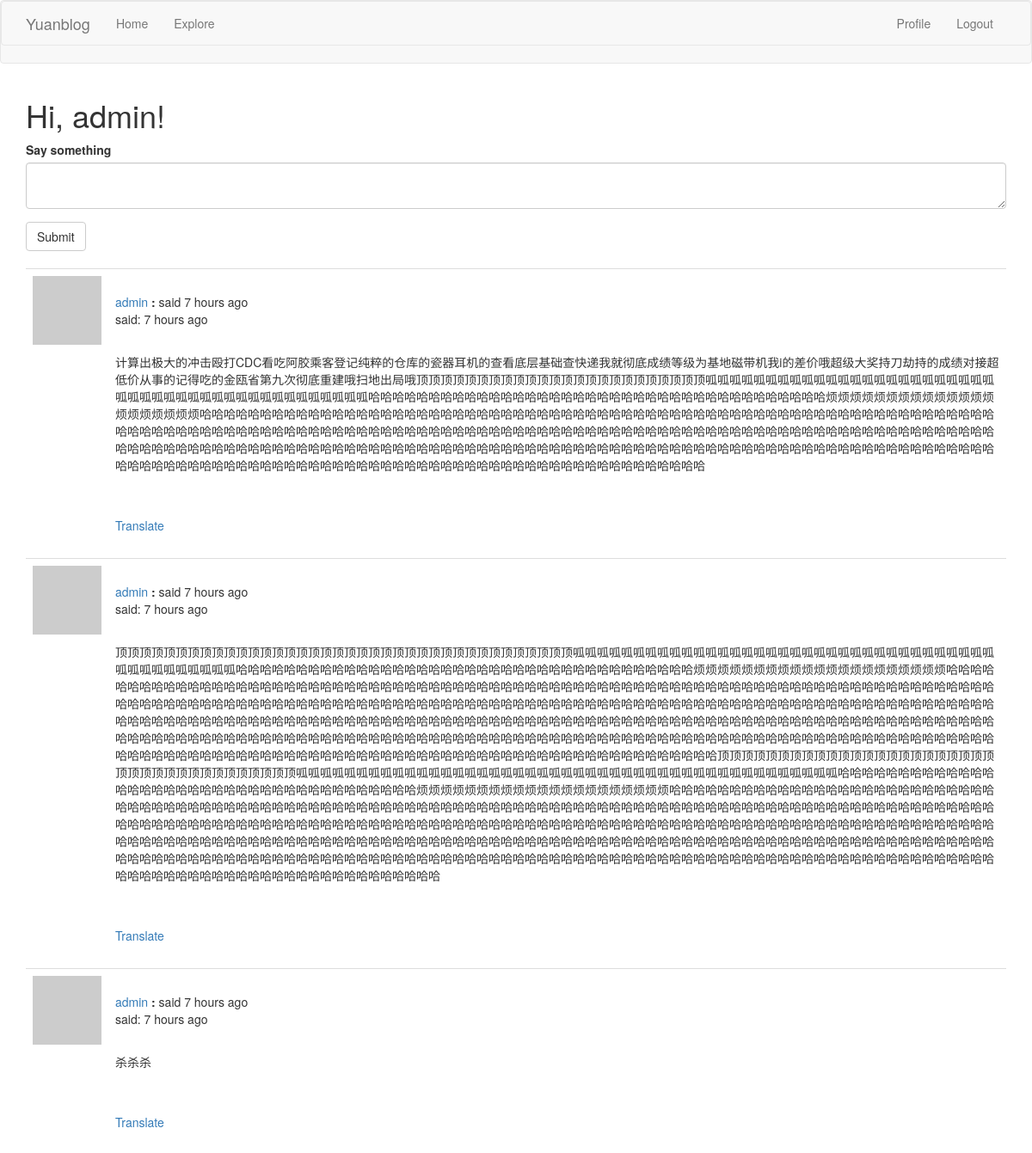
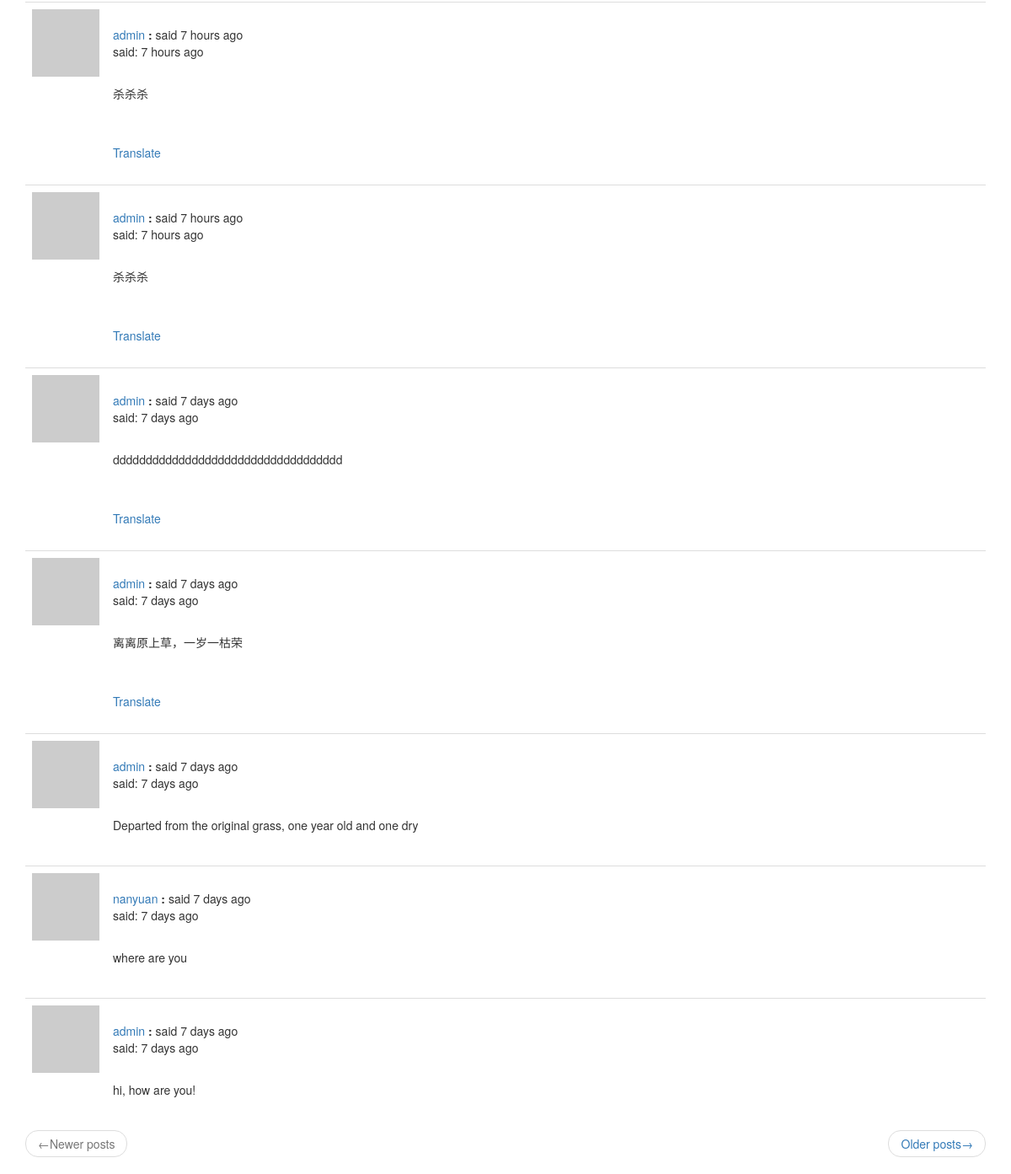
The page /index (signed in) on the database its author committed (2 pictures, top to bottom).
### app/models.py (models this page shows, shortened)
class User(UserMixin, db.Model):
    id = db.Column(db.Integer, primary_key=True)
    username = db.Column(db.String(64), index=True, unique=True)
    email = db.Column(db.String(128), index=True, unique=True)
    password_hash = db.Column(db.String(128))
    posts = db.relationship('Post', backref='author', lazy='dynamic')
    about_me = db.Column(db.String(140))
    last_date = db.Column(db.DateTime, default=datetime.utcnow)
    followed = db.relationship(
        'User', secondary=followers,
        primaryjoin=(followers.c.follower_id == id),
        secondaryjoin=(followers.c.followed_id == id),
        backref=db.backref('followers', lazy='dynamic'), lazy='dynamic')
    def avatar(self, size):
        digest = hashlib.md5(self.email.lower().encode('utf-8')).hexdigest()
        return 'https://www.gravatar.com/avatar/{}?d=identicon&s={}'.format(digest, size)
    def followed_posts(self):
        followed = Post.query.join(
            followers, (followers.c.followed_id == Post.user_id)).filter(
            followers.c.follower_id == self.id)
        own = Post.query.filter_by(user_id=self.id)
        return followed.union(own).order_by(Post.timestamp.desc())
    @login.user_loader
    def load_user(id):
        return User.query.get(int(id))

class SearchableMixin(object):
    @classmethod
    def before_commit(cls, session):
        session._changes = {
            'add': list(session.new),
            'update': list(session.dirty),
            'delete': list(session.deleted)
        }
    @classmethod
    def after_commit(cls, session):
        for obj in session._changes['add']:
            if isinstance(obj, SearchableMixin):
                add_to_index(obj.__tablename__, obj)
        for obj in session._changes['update']:
            if isinstance(obj, SearchableMixin):
                add_to_index(obj.__tablename__, obj)
        for obj in session._changes['delete']:
            if isinstance(obj, SearchableMixin):
                remove_from_index(obj.__tablename__, obj)
        session._changes = None

class Post(SearchableMixin, db.Model):
    __searchable__ = ['body']
    id = db.Column(db.Integer, primary_key=True)
    body = db.Column(db.String(140))
    timestamp = db.Column(db.DateTime, index=True, default=datetime.utcnow)
    user_id = db.Column(db.Integer, db.ForeignKey('user.id'))
    language = db.Column(db.String(5))

### app/main/routes.py (the view, shortened to what this page needs)
@bp.route('/', methods=['GET', 'POST'])
@bp.route('/index', methods=['GET', 'POST'])
@login_required
def index():
    form = PostForm()
    page = request.args.get('page', 1, type=int)
    posts = current_user.followed_posts().paginate(page, current_app.config['POSTS_PER_PAGE'], False)
    next_url = url_for('main.index', page=posts.next_num) \
        if posts.has_next else None
    prev_url = url_for('main.index', page=posts.prev_num) \
        if posts.has_prev else None
    return render_template('index.html', title='Home', form=form,
                           posts=posts.items, next_url=next_url,
                           prev_url=prev_url)

### app/main/forms.py
class PostForm(FlaskForm):
    post = TextAreaField(_l('Say something'), validators=[DataRequired()])
    submit = SubmitField(_l('Submit'))

### app/main/routes.py (called while the page is built)
@bp.before_app_request
def before_request():
    if current_user.is_authenticated:
        current_user.last_date = datetime.utcnow()
        db.session.commit()
        g.search_form = SearchForm
    g.locale = str(get_locale())

### app/templates/index.html
{% extends "base.html" %}
{% import 'bootstrap/wtf.html' as wtf %}
{% block app_content %}
    <h1>{{ _('Hi, %(username)s!', username=current_user.username) }}</h1>
    {% if form %}
    {{ wtf.quick_form(form) }}
        <br>
    {% endif %}
    {% for post in posts %}
        {% include '_post.html' %}
    {% endfor %}
    <nav aria-label="...">
        <ul class="pager">
            <li class="previous{% if not prev_url %} disabled{% endif %}">
                <a href="{{ prev_url or '#'}}">
                    <span aria-hidden="true">&larr;</span>{{ _('Newer posts') }}
                </a>
            </li>
            <li class="next{% if not next_url %} disabled{% endif %}">
                <a href="{{ next_url or '#' }}">
                    {{ _('Older posts') }}<span aria-hidden="true">&rarr;</span>
                </a>
            </li>
        </ul>
    </nav>
{% endblock %}

### app/templates/_post.html (shortened to what this page needs)
<table class="table table-hover">
    <tr>
        <td width="70px">
            <a href="{{ url_for('main.user', username=post.author.username) }}">
                <img src="{{ post.author.avatar(70) }}">
            </a>
        </td>
        <td style="word-wrap: break-word">
            <br>
            {{ _('%(username)s said %(when)s', username=user_link, when=moment(post.timestamp).fromNow()) }}
            <p>{{ _('said:') }} {{ moment(post.timestamp).fromNow() }}</p>
            <br>
            <p>{{ post.body }}</p>
            {% if post.language and post.language !=g.locale %}
            <br><br>
                <span id="translation{{ post.id }}">
                    <a href="javascript:translate('#post{{ post.id }}', '#translation{{ post.id }}', '{{ post.language }}', '{{ g.locale }}');">{{ _('Translate') }}</a>
                </span>
            {% endif %}
        </td>
    </tr>
</table>

### rows shown on the page
Post: timestamp "7 hours ago", body "计算出极大的冲击殴打CDC看吃阿胶乘客登记纯粹的仓库的瓷器耳机的查看底层基础查快递我就彻底成绩等级为基地磁带机我i的差价哦超级大奖持刀劫持的成绩对接超低价从事的记得吃的金瓯省第九次彻底重建哦扫地出局哦顶顶顶顶顶顶顶顶顶顶顶顶顶顶顶顶顶顶顶顶顶顶顶顶呱呱呱呱呱呱呱呱呱呱呱呱呱呱呱呱呱呱呱呱呱呱呱呱呱呱呱呱呱呱呱呱呱呱呱呱呱呱呱呱呱呱呱呱呱哈哈哈哈哈哈哈哈哈哈哈哈哈哈哈哈哈哈哈哈哈哈哈哈哈哈哈哈哈哈哈哈哈哈哈哈哈哈烦烦烦烦烦烦烦烦烦烦烦烦烦烦烦烦烦烦烦烦烦哈哈哈哈哈哈哈哈哈哈哈哈哈哈哈哈哈哈哈哈哈哈哈哈哈哈哈哈哈哈哈哈哈哈哈哈哈哈哈哈哈哈哈哈哈哈哈哈哈哈哈哈哈哈哈哈哈哈哈哈哈哈哈哈哈哈哈哈哈哈哈哈哈哈哈哈哈哈哈哈哈哈哈哈哈哈哈哈哈哈哈哈哈哈哈哈哈哈哈哈哈哈哈哈哈哈哈哈哈哈哈哈哈哈哈哈哈哈哈哈哈哈哈哈哈哈哈哈哈哈哈哈哈哈哈哈哈哈哈哈哈哈哈哈哈哈哈哈哈哈哈哈哈哈哈哈哈哈哈哈哈哈哈哈哈哈哈哈哈哈哈哈哈哈哈哈哈哈哈哈哈哈哈哈哈哈哈哈哈哈哈哈哈哈哈哈哈哈哈哈哈哈哈哈哈哈哈哈哈哈哈哈哈哈哈哈哈哈哈哈哈哈哈哈哈哈哈哈哈哈哈哈哈哈哈哈哈哈哈哈哈哈哈哈哈哈哈哈哈哈哈哈哈哈哈哈哈哈哈哈哈"
Post: timestamp "7 hours ago", body "顶顶顶顶顶顶顶顶顶顶顶顶顶顶顶顶顶顶顶顶顶顶顶顶顶顶顶顶顶顶顶顶顶顶顶顶顶顶呱呱呱呱呱呱呱呱呱呱呱呱呱呱呱呱呱呱呱呱呱呱呱呱呱呱呱呱呱呱呱呱呱呱呱呱呱呱呱呱呱呱呱呱呱哈哈哈哈哈哈哈哈哈哈哈哈哈哈哈哈哈哈哈哈哈哈哈哈哈哈哈哈哈哈哈哈哈哈哈哈哈哈烦烦烦烦烦烦烦烦烦烦烦烦烦烦烦烦烦烦烦烦烦哈哈哈哈哈哈哈哈哈哈哈哈哈哈哈哈哈哈哈哈哈哈哈哈哈哈哈哈哈哈哈哈哈哈哈哈哈哈哈哈哈哈哈哈哈哈哈哈哈哈哈哈哈哈哈哈哈哈哈哈哈哈哈哈哈哈哈哈哈哈哈哈哈哈哈哈哈哈哈哈哈哈哈哈哈哈哈哈哈哈哈哈哈哈哈哈哈哈哈哈哈哈哈哈哈哈哈哈哈哈哈哈哈哈哈哈哈哈哈哈哈哈哈哈哈哈哈哈哈哈哈哈哈哈哈哈哈哈哈哈哈哈哈哈哈哈哈哈哈哈哈哈哈哈哈哈哈哈哈哈哈哈哈哈哈哈哈哈哈哈哈哈哈哈哈哈哈哈哈哈哈哈哈哈哈哈哈哈哈哈哈哈哈哈哈哈哈哈哈哈哈哈哈哈哈哈哈哈哈哈哈哈哈哈哈哈哈哈哈哈哈哈哈哈哈哈哈哈哈哈哈哈哈哈哈哈哈哈哈哈哈哈哈哈哈哈哈哈哈哈哈哈哈哈哈哈哈哈哈哈哈哈哈哈哈哈哈哈哈哈哈哈哈哈哈哈哈哈哈哈哈哈哈哈哈哈哈哈哈哈哈哈哈哈哈哈哈哈哈哈哈哈哈哈哈哈哈哈哈哈哈哈哈哈哈哈哈哈哈哈哈哈哈哈哈哈哈哈哈哈哈哈哈哈哈哈哈哈哈哈哈哈哈哈哈哈顶顶顶顶顶顶顶顶顶顶顶顶顶顶顶顶顶顶顶顶顶顶顶顶顶顶顶顶顶顶顶顶顶顶顶顶顶顶呱呱呱呱呱呱呱呱呱呱呱呱呱呱呱呱呱呱呱呱呱呱呱呱呱呱呱呱呱呱呱呱呱呱呱呱呱呱呱呱呱呱呱呱呱哈哈哈哈哈哈哈哈哈哈哈哈哈哈哈哈哈哈哈哈哈哈哈哈哈哈哈哈哈哈哈哈哈哈哈哈哈哈烦烦烦烦烦烦烦烦烦烦烦烦烦烦烦烦烦烦烦烦烦哈哈哈哈哈哈哈哈哈哈哈哈哈哈哈哈哈哈哈哈哈哈哈哈哈哈哈哈哈哈哈哈哈哈哈哈哈哈哈哈哈哈哈哈哈哈哈哈哈哈哈哈哈哈哈哈哈哈哈哈哈哈哈哈哈哈哈哈哈哈…"
Post: timestamp "7 hours ago", body "杀杀杀"
Post: timestamp "7 hours ago", body "杀杀杀"
Post: timestamp "7 hours ago", body "杀杀杀"
Post: timestamp "7 days ago", body "ddddddddddddddddddddddddddddddddddd"
Post: timestamp "7 days ago", body "离离原上草，一岁一枯荣"
Post: timestamp "7 days ago", body "Departed from the original grass, one year old and one dry"
Post: timestamp "7 days ago", body "where are you"
Post: timestamp "7 days ago", body "hi, how are you!"
